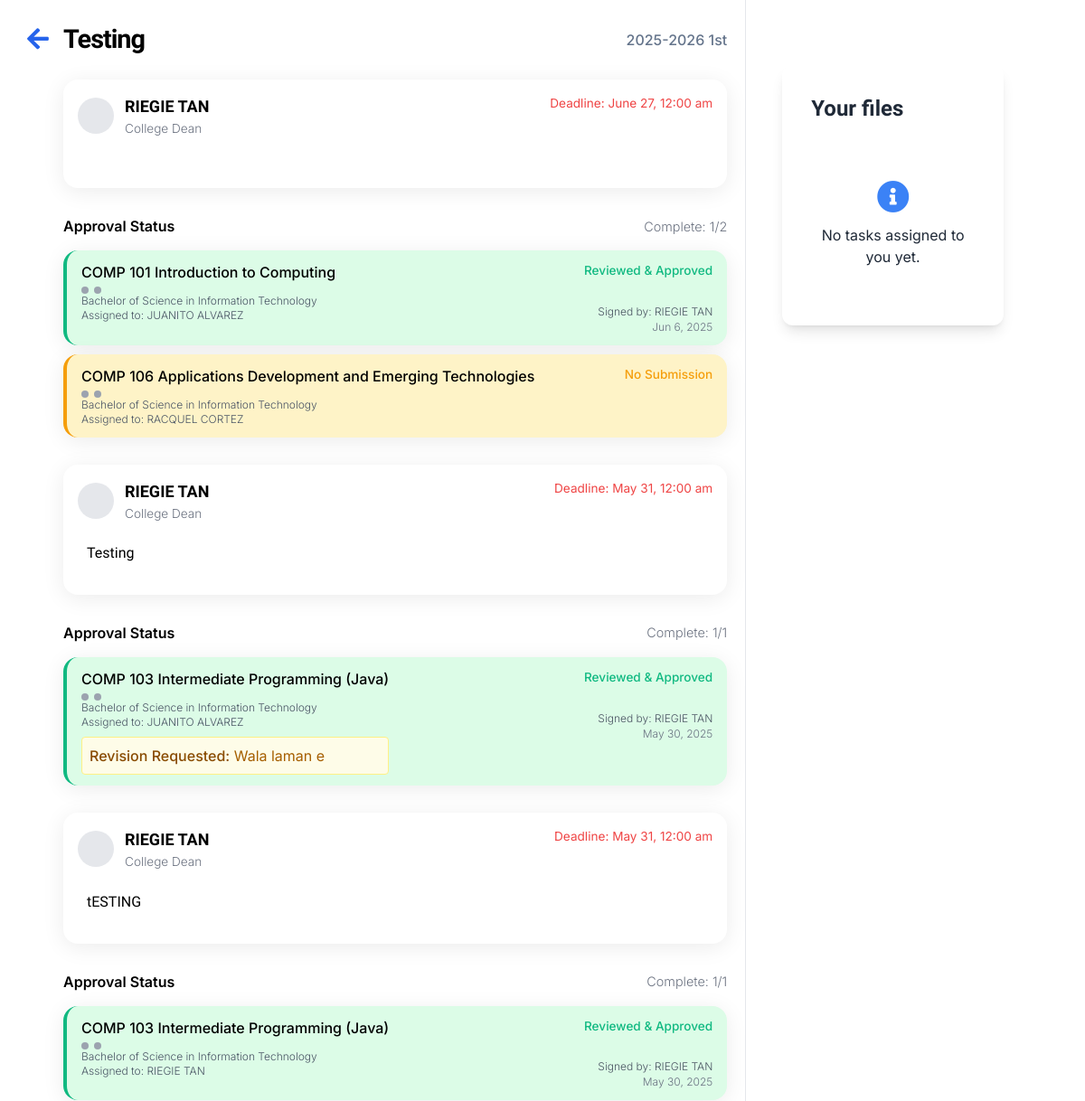
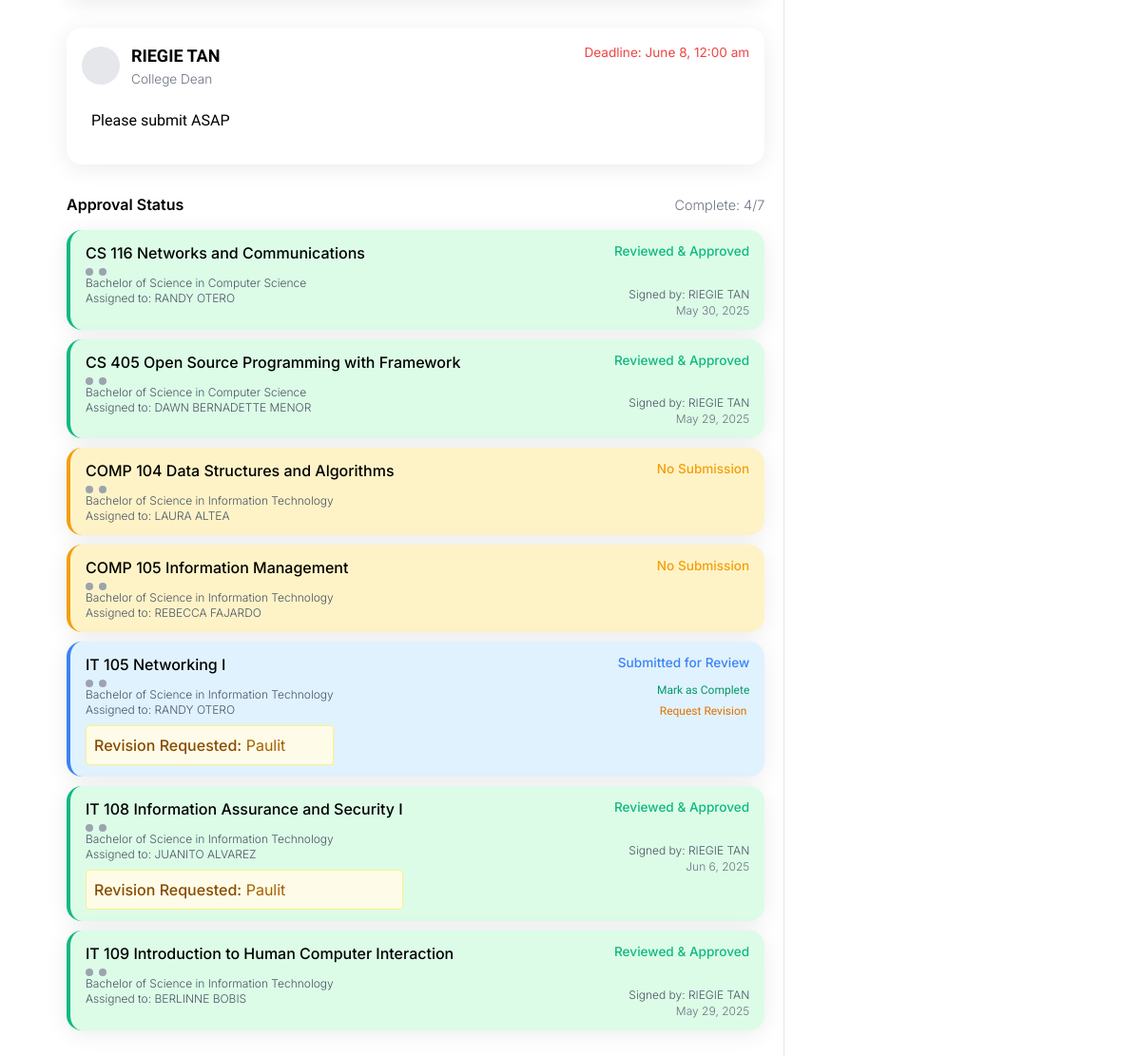
Page /main/dashboard/submissionspage.php (signed in) on the committed database (2 pictures, top to bottom).
### tables this page shows
CREATE TABLE `tasks` (
  `TaskID` int(11) NOT NULL AUTO_INCREMENT,
  `Title` varchar(255) NOT NULL,
  `Description` text DEFAULT NULL,
  `CreatedBy` int(11) DEFAULT NULL,
  `FacultyID` int(11) DEFAULT NULL,
  `DueDate` date DEFAULT NULL,
  `Status` enum('Pending','In Progress','Completed') DEFAULT 'Pending',
  `SchoolYear` varchar(30) NOT NULL,
  `Term` varchar(30) NOT NULL,
  `CreatedAt` datetime DEFAULT current_timestamp(),
  PRIMARY KEY (`TaskID`),
  KEY `CreatedBy` (`CreatedBy`),
  KEY `FacultyID` (`FacultyID`),
  CONSTRAINT `tasks_ibfk_1` FOREIGN KEY (`CreatedBy`) REFERENCES `personnel` (`PersonnelID`),
  CONSTRAINT `tasks_ibfk_2` FOREIGN KEY (`FacultyID`) REFERENCES `faculties` (`FacultyID`)
);

CREATE TABLE `personnel` (
  `PersonnelID` int(11) NOT NULL AUTO_INCREMENT,
  `FirstName` varchar(50) NOT NULL,
  `LastName` varchar(50) NOT NULL,
  `Gender` enum('Male','Female','Other') DEFAULT NULL,
  `Role` varchar(10) DEFAULT NULL,
  `FacultyID` int(11) DEFAULT NULL,
  `AccountID` int(11) DEFAULT NULL,
  PRIMARY KEY (`PersonnelID`),
  KEY `FacultyID` (`FacultyID`),
  KEY `AccountID` (`AccountID`),
  CONSTRAINT `personnel_ibfk_1` FOREIGN KEY (`FacultyID`) REFERENCES `faculties` (`FacultyID`),
  CONSTRAINT `personnel_ibfk_2` FOREIGN KEY (`AccountID`) REFERENCES `accounts` (`AccountID`) ON DELETE SET NULL ON UPDATE CASCADE
);

CREATE TABLE `task_assignments` (
  `TaskAssignmentID` int(11) NOT NULL AUTO_INCREMENT,
  `TaskID` int(11) NOT NULL,
  `ProgramID` int(11) NOT NULL,
  `CourseCode` varchar(10) NOT NULL,
  `FacultyID` int(11) NOT NULL,
  `PersonnelID` int(11) DEFAULT NULL,
  `Status` enum('Pending','Submitted','Completed') DEFAULT 'Pending',
  `ReviewStatus` enum('Not Reviewed','Approved','Rejected') DEFAULT 'Not Reviewed',
  `SubmissionPath` varchar(255) DEFAULT NULL,
  `SubmissionDate` datetime DEFAULT NULL,
  `ApprovedBy` int(11) DEFAULT NULL,
  `ApprovalDate` datetime DEFAULT NULL,
  `RevisionReason` text DEFAULT NULL,
  `CurriculumID` int(11) DEFAULT NULL,
  PRIMARY KEY (`TaskAssignmentID`),
  KEY `fk_task_assignments_tasks` (`TaskID`),
  KEY `fk_task_assignments_program` (`ProgramID`),
  KEY `fk_task_assignments_course` (`CourseCode`),
  KEY `fk_task_assignments_faculty` (`FacultyID`),
  KEY `fk_task_assignments_approver` (`ApprovedBy`),
  KEY `fk_task_assignments_personnel` (`PersonnelID`),
  KEY `fk_task_assignments_curriculum` (`CurriculumID`),
  CONSTRAINT `fk_task_assignments_approver` FOREIGN KEY (`ApprovedBy`) REFERENCES `personnel` (`PersonnelID`) ON DELETE SET NULL,
  CONSTRAINT `fk_task_assignments_course` FOREIGN KEY (`CourseCode`) REFERENCES `courses` (`CourseCode`) ON DELETE CASCADE,
  CONSTRAINT `fk_task_assignments_curriculum` FOREIGN KEY (`CurriculumID`) REFERENCES `curricula` (`id`) ON DELETE SET NULL,
  CONSTRAINT `fk_task_assignments_faculty` FOREIGN KEY (`FacultyID`) REFERENCES `faculties` (`FacultyID`) ON DELETE CASCADE,
  CONSTRAINT `fk_task_assignments_personnel` FOREIGN KEY (`PersonnelID`) REFERENCES `personnel` (`PersonnelID`) ON DELETE SET NULL ON UPDATE CASCADE,
  CONSTRAINT `fk_task_assignments_program` FOREIGN KEY (`ProgramID`) REFERENCES `programs` (`ProgramID`) ON DELETE CASCADE,
  CONSTRAINT `fk_task_assignments_tasks` FOREIGN KEY (`TaskID`) REFERENCES `tasks` (`TaskID`) ON DELETE CASCADE
);

CREATE TABLE `courses` (
  `CourseCode` varchar(10) NOT NULL,
  `Title` varchar(100) DEFAULT NULL,
  PRIMARY KEY (`CourseCode`)
);

CREATE TABLE `programs` (
  `ProgramID` int(11) NOT NULL AUTO_INCREMENT,
  `ProgramCode` varchar(10) NOT NULL,
  `ProgramName` varchar(100) NOT NULL,
  PRIMARY KEY (`ProgramID`)
);

### main/dashboard/submissionspage.php (the view, shortened to what the rows shown need)
<?php
function getAssignmentStatusLabel($status) {
    switch ($status) {
        case 'Pending':
            return 'No Submission';
        case 'Submitted':
            return 'Submitted for Review';
        case 'Completed':
            return 'Reviewed & Approved';
    }
}
$conn = new mysqli("localhost", "root", "", "cms");
$accountID = $_SESSION['AccountID'];
$userRole = "";
$facultyID = null;
$roleMap = [
    'DN' => 'College Dean',
    'PH' => 'Program Head',
    'FM' => 'Faculty Member',
    'COR' => 'Courseware Coordinator'
];
$sql = "SELECT personnel.PersonnelID, personnel.FacultyID, personnel.Role, faculties.Faculty
        FROM personnel
        JOIN faculties ON personnel.FacultyID = faculties.FacultyID
        WHERE personnel.AccountID = ?";
$stmt = $conn->prepare($sql);
$stmt->bind_param("i", $accountID);
$stmt->execute();
$result = $stmt->get_result();
if ($result && $result->num_rows > 0) {
    $row = $result->fetch_assoc();
    $facultyID = $row['FacultyID'];
    $personnelID = $row['PersonnelID'];
    $userRole = $row['Role'];
}
$tasks = [];
if (isset($_GET['task_id'])) {
    $taskID = $_GET['task_id'];
    $tasksSql = "SELECT t.TaskID, t.Title, t.Description, t.DueDate, t.Status, t.CreatedAt,
                t.SchoolYear, t.Term, COUNT(ta.TaskAssignmentID) as TotalAssignments,
                SUM(CASE WHEN ta.Status = 'Completed' THEN 1 ELSE 0 END) as CompletedAssignments,
                p.FirstName as CreatorFirstName, p.LastName as CreatorLastName, p.Role as CreatorRole
                FROM tasks t
                LEFT JOIN task_assignments ta ON t.TaskID = ta.TaskID
                LEFT JOIN personnel p ON t.CreatedBy = p.PersonnelID
                WHERE t.TaskID = ? AND t.FacultyID = ?
                GROUP BY t.TaskID";
    $tasksStmt = $conn->prepare($tasksSql);
    $tasksStmt->bind_param("ii", $taskID, $facultyID);
} else if ($userRole == 'DN' || $userRole == 'PH' || $userRole == 'COR') {
    $tasksSql = "SELECT t.TaskID, t.Title, t.Description, t.DueDate, t.Status, t.CreatedAt,
                t.SchoolYear, t.Term, COUNT(ta.TaskAssignmentID) as TotalAssignments,
                SUM(CASE WHEN ta.Status = 'Completed' THEN 1 ELSE 0 END) as CompletedAssignments,
                p.FirstName as CreatorFirstName, p.LastName as CreatorLastName, p.Role as CreatorRole
                FROM tasks t
                LEFT JOIN task_assignments ta ON t.TaskID = ta.TaskID
                LEFT JOIN personnel p ON t.CreatedBy = p.PersonnelID
                WHERE t.FacultyID = ?
                GROUP BY t.TaskID
                ORDER BY t.CreatedAt DESC";
    $tasksStmt = $conn->prepare($tasksSql);
    $tasksStmt->bind_param("i", $facultyID);
}
$tasksStmt->execute();
$tasksResult = $tasksStmt->get_result();
while ($taskRow = $tasksResult->fetch_assoc()) {
    $assignmentsSql = "SELECT ta.TaskAssignmentID, ta.CourseCode, ta.ProgramID, ta.Status as AssignmentStatus,
                    ta.ReviewStatus, ta.SubmissionPath, ta.SubmissionDate, ta.ApprovalDate, ta.RevisionReason,
                    c.Title as CourseTitle, p.ProgramName, p.ProgramCode,
                    CONCAT(per.FirstName, ' ', per.LastName) as AssignedTo,
                    per.PersonnelID as PersonnelID,
                    CONCAT(apr.FirstName, ' ', apr.LastName) as ApprovedBy
                    FROM task_assignments ta
                    LEFT JOIN courses c ON ta.CourseCode = c.CourseCode
                    LEFT JOIN programs p ON ta.ProgramID = p.ProgramID
                    LEFT JOIN personnel per ON ta.PersonnelID = per.PersonnelID
                    LEFT JOIN personnel apr ON ta.ApprovedBy = apr.PersonnelID
                    WHERE ta.TaskID = ?";
    $assignmentsSql .= " ORDER BY p.ProgramName, ta.CourseCode";
    $assignmentsStmt = $conn->prepare($assignmentsSql);
    if ($userRole != 'DN' && $userRole != 'PH' && $userRole != 'COR') {
        $assignmentsStmt->bind_param("ii", $taskRow['TaskID'], $personnelID);
    } else {
        $assignmentsStmt->bind_param("i", $taskRow['TaskID']);
    }
    $assignmentsStmt->execute();
    $assignmentsResult = $assignmentsStmt->get_result();
    $assignments = [];
    while ($assignmentRow = $assignmentsResult->fetch_assoc()) {
        $assignments[] = $assignmentRow;
    }
    $taskRow['Assignments'] = $assignments;
    $tasks[] = $taskRow;
}
$backUrl = '../../main/dashboard/dn-dash.php';
if (isset($_GET['return_to'])) {
    switch ($_GET['return_to']) {
        case 'curriculum.php':
            $backUrl = '../../main/curriculum/curriculum_frame.php';
            break;
        case 'faculty.php':
            $backUrl = '../../main/faculty/faculty_frame.php';
            break;
        case 'tasks.php':
            $backUrl = '../../main/task/task_frame.php';
            break;
        case 'audit_log.php':
            $backUrl = '../../main/auditlog/audit_log_frame.php';
            break;
        case 'settings.php':
            $backUrl = '../../main/settings/settings_frame.php';
            break;
        case 'profile.php':
            $backUrl = '../../main/profile/profile_frame.php';
            break;
    }
} else {
    switch ($userRole) {
        case 'DN':
        default:
            $backUrl = '../../main/dashboard/dn-dash.php';
            break;
    }
}
?>
<!DOCTYPE html>
<html lang="en">
<head>
  <link href="../../src/tailwind/output.css" rel="stylesheet" />
  <link href="https://cdnjs.cloudflare.com/ajax/libs/font-awesome/5.15.3/css/all.min.css" rel="stylesheet" />
</head>
<body class="px-[50px]">
  <div class="content">
    <div class="tasks-section">
      <?php if (empty($tasks)): ?>
      <div class="no-tasks">
        <p>No tasks available. <?php echo ($userRole == 'DN') ? 'Create your first task!' : 'Tasks assigned to you will appear here.'; ?></p>
      </div>
      <?php else: ?>
        <?php if (!empty($tasks)): ?>
          <div class="section-header mb-8" style="position: relative; min-height: 48px; display: flex; align-items: center;">
            <a href="<?php echo $backUrl; ?>" class="back-arrow-btn" title="Back" style="position: absolute; left: -40px; top: 50%; transform: translateY(-55%); margin: 0;"><i class="fas fa-arrow-left"></i></a>
            <h3 class="task-title font-onest font-semibold" style="font-family: 'Onest', sans-serif; margin-left: 0;">
              <?php echo htmlspecialchars($tasks[0]['Title']); ?>
            </h3>
            <span class="course-code" style="margin-left: 1rem;">
              <?php echo htmlspecialchars($tasks[0]['SchoolYear'] . ' ' . $tasks[0]['Term']); ?>
            </span>
          </div>
        <?php endif; ?>
        <?php foreach ($tasks as $task): ?>
          <div class="task-list mb-8">
            <div class="task-card mb-4">
              <div class="task-header mb-2">
                <div class="faculty-info">
                  <div class="faculty-avatar"></div>
                  <div class="faculty-details">
                    <p class="faculty-name text-lg font-onest font-semibold"><?php echo htmlspecialchars($task['CreatorFirstName'] . ' ' . $task['CreatorLastName']); ?></p>
                    <p class="faculty-role font-light"><?php echo htmlspecialchars($roleMap[$task['CreatorRole']] ?? $task['CreatorRole']); ?></p>
                  </div>
                </div>
                <div class="deadline">
                  <p>Deadline: <?php echo date("F j, g:i a", strtotime($task['DueDate'])); ?></p>
                </div>
              </div>
              <div class="task-content mb-2 p-[10px]">
                <p class="text-base font-onest font-light"><?php echo nl2br(htmlspecialchars($task['Description'])); ?></p>
              </div>
            </div>
            <div class="approval-section">
              <div class="approval-header mb-2">
                <h3 class="font-semibold">Approval Status</h3>
                <div class="complete-label font-light">Complete: <?php echo $task['CompletedAssignments']; ?>/<?php echo $task['TotalAssignments']; ?></div>
              </div>
              <?php if (!empty($task['Assignments'])): ?>
                <?php foreach ($task['Assignments'] as $assignment): ?>
                  <div class="course-card <?php echo $assignment['AssignmentStatus'] == 'Completed' ? 'completed' : ($assignment['AssignmentStatus'] == 'Submitted' ? 'submitted' : 'pending'); ?> mb-3" <?php if (!empty($assignment['SubmissionPath'])): ?> onclick="previewSubmission('<?php echo '../../' . htmlspecialchars($assignment['SubmissionPath']); ?>', '<?php echo htmlspecialchars($assignment['CourseCode'] . ' - ' . $assignment['CourseTitle']); ?>')" style="cursor: pointer;" <?php endif; ?>>
                    <div class="course-info">
                      <p class="course-name font-semibold"><?php echo htmlspecialchars($assignment['CourseCode'] . ' ' . $assignment['CourseTitle']); ?></p>
                      <div class="course-badges">
                        <span class="badge"></span>
                        <span class="badge"></span>
                      </div>
                      <p class="text-xs text-gray-600 font-light"><?php echo htmlspecialchars($assignment['ProgramName']); ?></p>
                      <p class="text-xs text-gray-600 font-light">Assigned to: <?php echo !empty($assignment['AssignedTo']) ? htmlspecialchars($assignment['AssignedTo']) : 'No assigned professor'; ?></p>
                      <?php if (!empty($assignment['RevisionReason'])): ?>
                        <div class="mt-2 p-2 bg-yellow-50 border border-yellow-200 rounded">
                          <span class="font-medium text-yellow-800">Revision Requested:</span>
                          <span class="text-yellow-700"><?php echo nl2br(htmlspecialchars($assignment['RevisionReason'])); ?></span>
                        </div>
                      <?php endif; ?>
                    </div>
                    <div class="status">
                      <span class="status-label <?php echo strtolower($assignment['AssignmentStatus']); ?>">
                        <?php echo getAssignmentStatusLabel($assignment['AssignmentStatus']); ?>
                      </span>
                      <?php if ($assignment['AssignmentStatus'] == 'Completed'): ?>
                        <br>
                        <p class="signed-by font-light">Signed by: <?php echo htmlspecialchars($assignment['ApprovedBy']); ?></p>
                        <p class="text-xs text-gray-500 font-light"><?php echo date("M j, Y", strtotime($assignment['ApprovalDate'])); ?></p>
                      <?php elseif ($assignment['AssignmentStatus'] == 'Submitted' && ($userRole == 'DN' || $userRole == 'PH' || $userRole == 'COR')): ?>
                        <div class="flex flex-col gap-1 mt-1">
                          <form method="POST" action="../task/task_actions.php" class="inline">
                            <button type="submit" class="text-emerald-600 hover:text-emerald-700 font-medium text-xs font-overpass hover:underline transition-all duration-200">
                              Mark as Complete
                            </button>
                          </form>
                          <button onclick="event.stopPropagation(); openRevisionModal('<?php echo $assignment['TaskAssignmentID']; ?>', '<?php echo htmlspecialchars($assignment['CourseCode'] . ' - ' . $assignment['CourseTitle']); ?>')" class="text-amber-600 hover:text-amber-700 font-medium text-xs font-overpass hover:underline transition-all duration-200">
                            Request Revision
                          </button>
                        </div>
                      <?php elseif ($assignment['AssignmentStatus'] == 'Submitted'): ?>
                        <p class="text-xs text-gray-500 font-light">Submitted: <?php echo date("M j, Y", strtotime($assignment['SubmissionDate'])); ?></p>
                      <?php endif; ?>
                    </div>
                  </div>
                <?php endforeach; ?>
              <?php else: ?>
                <p class="text-center text-gray-500 my-4 font-light">No courses assigned to this task.</p>
              <?php endif; ?>
            </div>
          </div>
        <?php endforeach; ?>
      <?php endif; ?>
    </div>
  </div>
</body>
</html>

### rows in the picture
tasks: Title "Testing", SchoolYear+Term "2025-2026 1st", CreatedBy.LastName "RIEGIE TAN", CreatedBy.Role "College Dean", DueDate "June 27, 12:00 am", CompletedAssignments "1", TotalAssignments "2"
task_assignments: CourseCode.Title "COMP 101 Introduction to Computing", ProgramID.ProgramName "Bachelor of Science in Information Technology", AssignedTo "JUANITO ALVAREZ", Status "Reviewed & Approved", ApprovedBy "RIEGIE TAN", ApprovalDate "Jun 6, 2025"
task_assignments: CourseCode.Title "COMP 106 Applications Development and Emerging Technologies", ProgramID.ProgramName "Bachelor of Science in Information Technology", AssignedTo "RACQUEL CORTEZ", Status "No Submission"
tasks: CreatedBy.LastName "RIEGIE TAN", CreatedBy.Role "College Dean", DueDate "May 31, 12:00 am", Description "Testing", CompletedAssignments "1", TotalAssignments "1"
task_assignments: CourseCode.Title "COMP 103 Intermediate Programming (Java)", ProgramID.ProgramName "Bachelor of Science in Information Technology", AssignedTo "JUANITO ALVAREZ", RevisionReason "Wala laman e", Status "Reviewed & Approved", ApprovedBy "RIEGIE TAN", ApprovalDate "May 30, 2025"
tasks: CreatedBy.LastName "RIEGIE TAN", CreatedBy.Role "College Dean", DueDate "May 31, 12:00 am", Description "tESTING", CompletedAssignments "1", TotalAssignments "1"
task_assignments: CourseCode.Title "COMP 103 Intermediate Programming (Java)", ProgramID.ProgramName "Bachelor of Science in Information Technology", AssignedTo "RIEGIE TAN", Status "Reviewed & Approved", ApprovedBy "RIEGIE TAN", ApprovalDate "May 30, 2025"
tasks: CreatedBy.LastName "RIEGIE TAN", CreatedBy.Role "College Dean", DueDate "June 8, 12:00 am", Description "Please submit ASAP", CompletedAssignments "4", TotalAssignments "7"
task_assignments: CourseCode.Title "CS 116 Networks and Communications", ProgramID.ProgramName "Bachelor of Science in Computer Science", AssignedTo "RANDY OTERO", Status "Reviewed & Approved", ApprovedBy "RIEGIE TAN", ApprovalDate "May 30, 2025"
task_assignments: CourseCode.Title "CS 405 Open Source Programming with Framework", ProgramID.ProgramName "Bachelor of Science in Computer Science", AssignedTo "DAWN BERNADETTE MENOR", Status "Reviewed & Approved", ApprovedBy "RIEGIE TAN", ApprovalDate "May 29, 2025"
task_assignments: CourseCode.Title "COMP 104 Data Structures and Algorithms", ProgramID.ProgramName "Bachelor of Science in Information Technology", AssignedTo "LAURA ALTEA", Status "No Submission"
task_assignments: CourseCode.Title "COMP 105 Information Management", ProgramID.ProgramName "Bachelor of Science in Information Technology", AssignedTo "REBECCA FAJARDO", Status "No Submission"
task_assignments: CourseCode.Title "IT 105 Networking I", ProgramID.ProgramName "Bachelor of Science in Information Technology", AssignedTo "RANDY OTERO", RevisionReason "Paulit", Status "Submitted for Review"
task_assignments: CourseCode.Title "IT 108 Information Assurance and Security I", ProgramID.ProgramName "Bachelor of Science in Information Technology", AssignedTo "JUANITO ALVAREZ", RevisionReason "Paulit", Status "Reviewed & Approved", ApprovedBy "RIEGIE TAN", ApprovalDate "Jun 6, 2025"
task_assignments: CourseCode.Title "IT 109 Introduction to Human Computer Interaction", ProgramID.ProgramName "Bachelor of Science in Information Technology", AssignedTo "BERLINNE BOBIS", Status "Reviewed & Approved", ApprovedBy "RIEGIE TAN", ApprovalDate "May 29, 2025"
